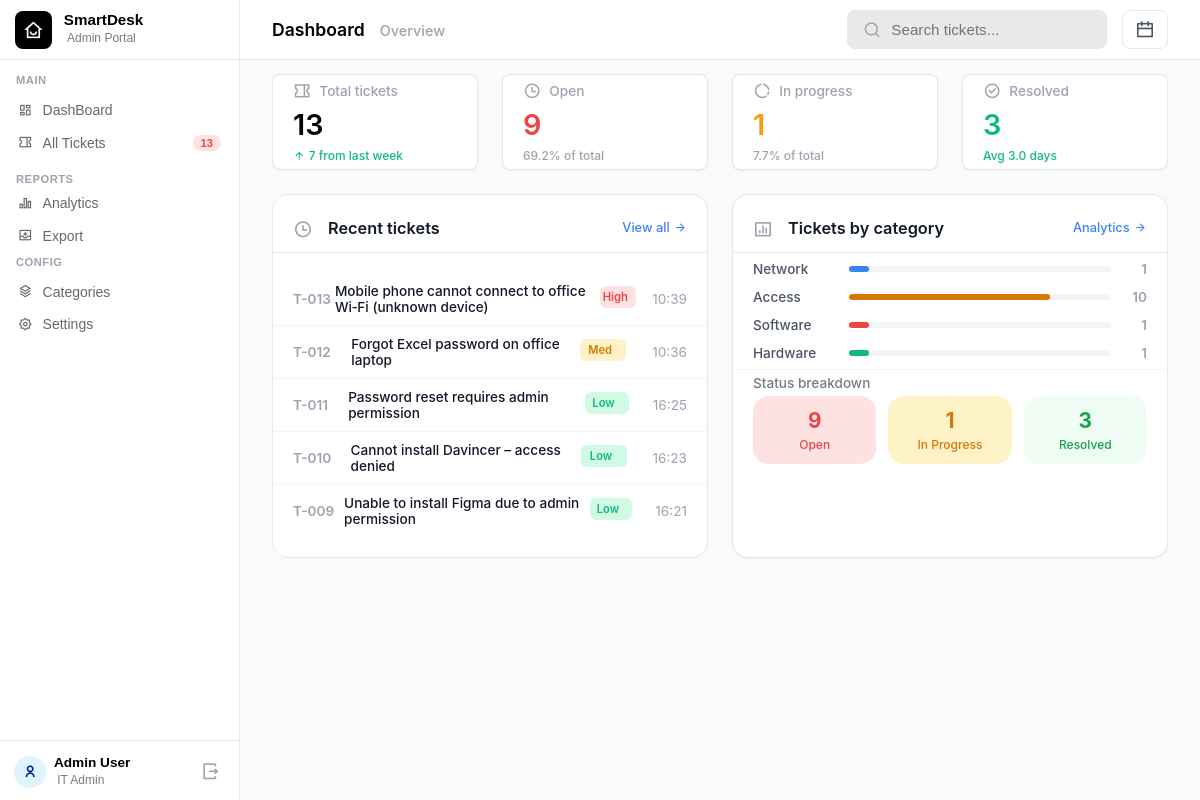
The app's page /admin-dashboard (signed in) with its own data.
### main.py (models this page shows)
class Ticket(db.Model):
    id = db.Column(db.Integer, primary_key=True)
    email = db.Column(db.String(100), nullable=False)
    title = db.Column(db.String(200), nullable=False)
    description = db.Column(db.Text, nullable=False)
    category = db.Column(db.String(50), nullable=False)
    priority = db.Column(db.String(20), nullable=False)
    status = db.Column(db.String(20), nullable=False, default='Open')
    created_at = db.Column(db.DateTime, default=datetime.now)
    proceeding_started = db.Column(db.DateTime, nullable=True)
    resolved_at = db.Column(db.DateTime, nullable=True)
    session_id = db.Column(db.String(100), nullable=True)

### main.py (the view)
@app.route("/admin-dashboard")
def admin_dashboard():
    if session.get('role') != 'admin':
        return redirect(url_for('admin_login'))
    status_filter = request.args.get('status')
    category_filter = request.args.get('category')
    priority_filter = request.args.get('priority')
    query = Ticket.query
    if status_filter:
        query = query.filter(Ticket.status == status_filter)
    if category_filter:
        query = query.filter(Ticket.category == category_filter)
    if priority_filter:
        query = query.filter(Ticket.priority == priority_filter)
    filtered_tickets = query.all()
    global_total = Ticket.query.count()
    global_open = Ticket.query.filter_by(status='Open').count()
    global_progress = Ticket.query.filter_by(status='In Progress').count()
    global_resolved = Ticket.query.filter_by(status='Resolved').count()
    seven_days_ago = datetime.now() - timedelta(days=7)
    recent_raised_count = Ticket.query.filter(Ticket.created_at >= seven_days_ago).count()
    open_pct = round((global_open / global_total * 100), 1) if global_total > 0 else 0
    progress_pct = round((global_progress / global_total * 100), 1) if global_total > 0 else 0
    categories_to_track = [
        ('Network', 'network'),
        ('Software', 'software'),
        ('Hardware', 'hardware'),
        ('Access', 'access')
    ]
    cat_analytics = {}
    for display_name, key in categories_to_track:
        count = Ticket.query.filter_by(category=display_name).count()
        percentage = (count / global_total * 100) if global_total > 0 else 0
        cat_analytics[key] = {
            'count': count,
            'pct': round(percentage, 1)
        }
    resolved_list = Ticket.query.filter(Ticket.status == 'Resolved', Ticket.resolved_at != None).all()
    if resolved_list:
        total_seconds = sum([(t.resolved_at - t.created_at).total_seconds() for t in resolved_list])
        avg_seconds = total_seconds / len(resolved_list)
        avg_days = round(avg_seconds / 86400, 1)
        avg_res_time = f"{avg_days} days"
    else:
        avg_res_time = "0.0 days"
    top_five = Ticket.query.order_by(Ticket.created_at.desc()).limit(5).all()
    return render_template (
        "AdminDashBoard.html",
        total=global_total,
        open=global_open,
        progress=global_progress,
        resolved=global_resolved,
        open_pct=open_pct,
        progress_pct=progress_pct,
        recent_count=recent_raised_count,
        avg_res_time=avg_res_time,
        cat_stats=cat_analytics,
        tickets=filtered_tickets,
        recent_tickets=top_five   )

### templates/AdminDashBoard.html
{% extends "AdminSideMacron.html" %}
{% block extra_css %}
<link rel="stylesheet" href="{{ url_for('static', filename='css/AdminDashBoard.css') }}">
{% endblock %}
{% block content %}
<div class="dashboard-wrapper">
    <div class="dash-header">
        <div class="dash-title">
            <h2>Dashboard</h2>
            <span class="subtitle">Overview</span>
        </div>
        <div class="dash-actions">
            <div class="search-bar">
                <i class="ri-search-line"></i>
                <input type="text" placeholder="Search tickets...">
            </div>
            <button class="btn-icon">
                <i class="ri-calendar-line"></i>
            </button>
        </div>
    </div>
    <div class="four-box-container">
        <div class="stat-box">
            <div class="stat-title">
                <i class="ri-coupon-2-line"></i>
                <p>Total tickets</p>
            </div>
            <span class="numerical-value">{{ total }}</span>
            <span class="stat-subtext text-green"><i class="ri-arrow-up-line"></i> {{ recent_count }} from last week</span>
        </div>
        <div class="stat-box">
            <div class="stat-title">
                <i class="ri-time-line"></i>
                <p>Open</p>
            </div>
            <span class="numerical-value text-red">{{ open }}</span>
            <span class="stat-subtext">{{ open_pct }}% of total</span>
        </div>
        <div class="stat-box">
            <div class="stat-title">
                <i class="ri-donut-chart-line"></i>
                <p>In progress</p>
            </div>
            <span class="numerical-value text-orange">{{ progress }}</span>
            <span class="stat-subtext">{{ progress_pct }}% of total</span>
        </div>
        <div class="stat-box">
            <div class="stat-title">
                <i class="ri-checkbox-circle-line"></i>
                <p>Resolved</p>
            </div>
            <span class="numerical-value text-green">{{ resolved }}</span>
            <span class="stat-subtext text-green">Avg {{ avg_res_time }}</span>
        </div>
    </div>
    <div class="bottom-sections-container">
        <div class="recent-tickets-card">
            <div class="section-header">
      <div class="header-title">
        <i class="ri-time-line"></i>
        <h3>Recent tickets</h3>
     </div>
     <a href="{{ url_for('myticketadminside') }}" class="view-all">View all <i class="ri-arrow-right-line"></i></a>
     </div>
            <div class="ticket-list">
                {% for ticket in recent_tickets %}
                <div class="ticket-row">
                    <span class="ticket-id">T-{{ "%03d" | format(ticket.id) }}</span>
                    <span class="ticket-title">{{ ticket.title }}</span>
                    {% if ticket.priority == 'High' %}
                    <span class="badge high-priority">High</span>
                    {% elif ticket.priority == 'Medium' %}
                    <span class="badge med-priority">Med</span>
                    {% else %}
                    <span class="badge low-priority">Low</span>
                    {% endif %}
                    <span class="ticket-time">{{ ticket.created_at.strftime('%H:%M') }}</span>
                </div>
                {% endfor %}
            </div>
        </div>
        <div class="analytics-card">
            <div class="section-header">
    <div class="header-title">
        <i class="ri-bar-chart-box-line"></i>
        <h3>Tickets by category</h3>
    </div>
    <a href="{{ url_for('admin_analytics') }}" class="view-all">Analytics <i class="ri-arrow-right-line"></i></a>
</div>
            <div class="category-list">
                <div class="cat-row">
                    <span class="cat-name">Network</span>
                    <div class="progress-bar-bg">
                        <div class="progress-fill bg-blue" style="--dynamic-width: {{ cat_stats['network']['pct'] }}%;">
                        </div>
                    </div>
                    <span class="cat-count">{{ cat_stats['network']['count'] }}</span>
                </div>
                <div class="cat-row">
                    <span class="cat-name">Access</span>
                    <div class="progress-bar-bg">
                        <div class="progress-fill bg-orange"
                            style="--dynamic-width: {{ cat_stats['access']['pct'] }}%;"></div>
                    </div>
                    <span class="cat-count">{{ cat_stats['access']['count'] }}</span>
                </div>
                <div class="cat-row">
                    <span class="cat-name">Software</span>
                    <div class="progress-bar-bg">
                        <div class="progress-fill bg-red" style="--dynamic-width: {{ cat_stats['software']['pct'] }}%;">
                        </div>
                    </div>
                    <span class="cat-count">{{ cat_stats['software']['count'] }}</span>
                </div>
                <div class="cat-row">
                    <span class="cat-name">Hardware</span>
                    <div class="progress-bar-bg">
                        <div class="progress-fill bg-green"
                            style="--dynamic-width: {{ cat_stats['hardware']['pct'] }}%;"></div>
                    </div>
                    <span class="cat-count">{{ cat_stats['hardware']['count'] }}</span>
                </div>
            </div>
            <div class="divider"></div>
            <span class="status-breakdown-title">Status breakdown</span>
            <div class="status-cards-container">
                <div class="s-card s-open">
                    <h4>{{ open }}</h4>
                    <p>Open</p>
                </div>
                <div class="s-card s-progress">
                    <h4>{{ progress }}</h4>
                    <p>In Progress</p>
                </div>
                <div class="s-card s-resolved">
                    <h4>{{ resolved }}</h4>
                    <p>Resolved</p>
                </div>
            </div>
        </div>
    </div>
</div>
{% endblock %}

### templates/AdminSideMacron.html (shortened to what this page needs)
<!DOCTYPE html>
<html lang="en">
<head>
    <link rel="stylesheet" href="{{ url_for('static', filename='css/AdminSideMacron.css') }}">
    {% block extra_css %}{% endblock %}
    <link href="https://cdn.jsdelivr.net/npm/remixicon@4.2.0/fonts/remixicon.css" rel="stylesheet" />
</head>
<body>
    <nav class="sidebar">
        <div class="Brand-section">
            <div class="brand-header">
                <i class="ri-home-smile-line"></i>
                <div>
                    <h2>SmartDesk</h2>
                    <p>Admin Portal</p>
                </div>
            </div>
        </div>
        <div class="nav-container">
            <div class="nav-group">
                <span class="label">MAIN</span>
                <a href="{{ url_for('admin_dashboard') }}" class="nav-item {% if request.endpoint == 'admin_dashboard' %}active{% endif %}">
                    <i class="ri-dashboard-line"></i>
                    DashBoard
                </a>
                <a href="{{ url_for('myticketadminside') }}" class="nav-item {% if request.endpoint == 'myticketadminside' %}active{% endif %}">
                    <i class="ri-coupon-2-line"></i>
                    All Tickets
                    <span class="badge-ticket">{{ total }}</span>
                </a>
            </div>
            <div class="nav-group-report">
                <span class="label">REPORTS</span>
                <a href="{{ url_for('admin_analytics') }}" class="nav-item {% if request.endpoint == 'admin_analytics' %}active{% endif %}">
                    <i class="ri-bar-chart-2-line"></i>
                    Analytics
                </a>
                <a href="{{ url_for('admin_export') }}" class="nav-item {% if request.endpoint == 'admin_export' %}active{% endif %}">
                    <i class="ri-export-line"></i>
                    Export
                </a>
            </div>
            <div class="nav-group">
                <span class="label">CONFIG</span>
                <a href="#" class="nav-item">
                    <i class="ri-stack-line"></i> Categories
                </a>
                <a href="#" class="nav-item">
                    <i class="ri-settings-2-line"></i>
                    Settings
                </a>
            </div>
        </div>
        <div class="admin-profile">
            <div class="user-avatar">
                <i class="ri-user-line"></i>
            </div>
            <div class="user-meta">
                <h2>Admin User</h2>
                <p>IT Admin</p>
            </div>
            <a href="{{ url_for('logout') }}" class="logout-btn">
                <i class="ri-logout-box-r-line"></i>
            </a>
        </div>
    </nav>
    <div style="margin-left: 240px;">
        {% block content %}
        {% endblock %}
    </div>
</body>
</html>

### static/css/AdminSideMacron.css (style rules this page uses)
body { margin: 0; font-family: 'Inter', system-ui, -apple-system, BlinkMacSystemFont, "Segoe UI", Roboto, sans-serif; }
.sidebar { width: 240px; height: 100vh; background-color: white; border-right: 1px solid #e5e7eb; display: flex; flex-direction: column; padding: 10px; box-sizing: border-box; position: fixed; font-family: Arial, Helvetica, sans-serif; }
.brand-header { border-bottom: 1px solid #e5e7eb; display: flex; flex-direction: row; align-items: center; gap: 12px; margin: -10px -10px 14px -10px; padding: 0 15px; height: 60px; box-sizing: border-box; }
.brand-header i { font-size: 20px; background-color: #000000; color: white; padding: 8px; border-radius: 8px; display: flex; align-items: center; justify-content: center; }
.brand-header h2 { margin: 0; font-size: 0.95rem; font-weight: 700; color: #000000; }
.brand-header p { margin: 0.2rem; font-size: 0.75rem; color: #767b86; font-weight: 500; }
.nav-group { margin-top: 0px; display: flex; flex-direction: column; margin-bottom: 10px; }
.label { font-size: 0.7rem; font-weight: 550; color: #9ca3af; letter-spacing: 0.5px; padding-left: 6px; margin-bottom: 8px; }
.nav-item { display: flex; align-items: center; gap: 10px; text-decoration: none; color: #66686a; font-size: 0.875rem; font-weight: 500; padding: 8px 8px; border-radius: 6px; margin-bottom: 0.5px; transition: all 0.2s; width: 100%; box-sizing: border-box; }
.admin-profile { margin-top: auto; display: flex; flex-direction: row; align-items: center; justify-content: space-between; padding-top: 20px; text-decoration: none; gap: 8px; margin-left: -10px; margin-right: -10px; padding: 14px 14px 0 14px; border-top: 1px solid #e5e7eb; }
.logout-btn { padding: 4px; text-decoration: none; font-size: 1.20rem; color: #9ca3af; transition: all 0.2s; }
.user-avatar { width: 32px; height: 32px; background-color: rgb(221, 245, 254); color: rgb(6, 36, 158); border-radius: 50%; align-items: center; display: flex; justify-content: center; font-size: 0.8rem; font-weight: 600; flex-shrink: 0; }
.user-meta { flex-grow: 1; }
.user-meta h2 { margin: 0; font-size: 0.85rem; font-weight: 550; color: #000000; }
.user-meta p { margin: 0.2rem; font-size: 0.75rem; color: #767b86; font-weight: 500; align-items: center; }
.badge { background-color: #fee2e2; color: #ef4444; font-size: 0.7rem; font-weight: 600; padding: 2px 6px; border-radius: 10px; margin-right: 0px; width: 50px; display: flex; justify-content: center; margin-left: 1850px; margin-top: -39px; }
.badge-ticket { color: #ef4444; padding: 2px 8px; background-color: #fee2e2; border-radius: 10px; font-size: 0.7rem; font-weight: 600; display: flex; justify-content: center; align-items: center; margin-left: auto; }
.nav-group-report { margin-top: 10px; margin-bottom: 4px; }

### records on screen
Ticket: id "013", title "Mobile phone cannot connect to office Wi‑Fi (unknown device)", priority "High", created_at "10:39"
Ticket: id "012", title "Forgot Excel password on office laptop", priority "Med", created_at "10:36"
Ticket: id "011", title "Password reset requires admin permission", priority "Low", created_at "16:25"
Ticket: id "010", title "Cannot install Davincer – access denied", priority "Low", created_at "16:23"
Ticket: id "009", title "Unable to install Figma due to admin permission", priority "Low", created_at "16:21"

### other values on screen
{{ total }} "13"
{{ recent_count }} "7"
{{ open }} "9"
{{ open_pct }} "69.2"
{{ progress }} "1"
{{ progress_pct }} "7.7"
{{ resolved }} "3"
{{ avg_res_time }} "3.0 days"
{{ cat_stats['network']['count'] }} "1"
{{ cat_stats['access']['count'] }} "10"
{{ cat_stats['software']['count'] }} "1"
{{ cat_stats['hardware']['count'] }} "1"
